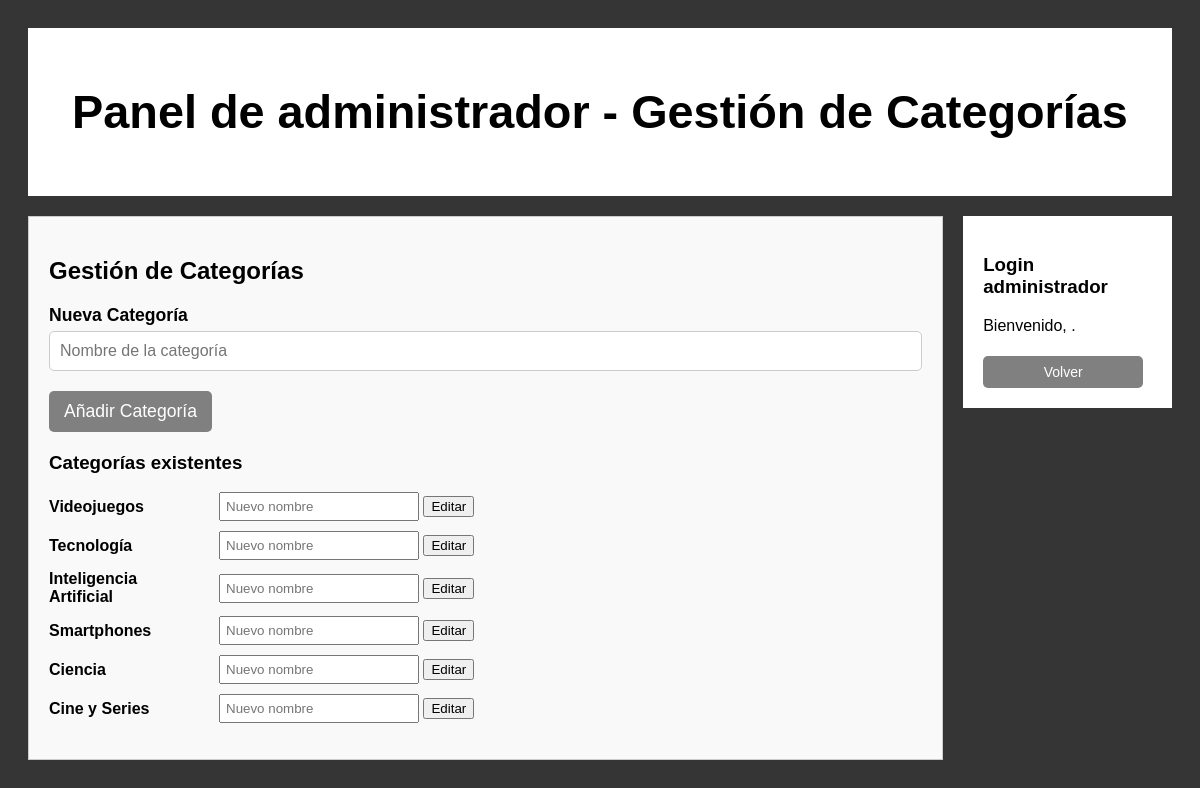
The app's page /php/gestionar_categorias.php (signed in) with its own data.
### tables this page shows
CREATE TABLE IF NOT EXISTS `categorias` (
  `id_categoria` int NOT NULL AUTO_INCREMENT,
  `nombre` varchar(50) DEFAULT NULL,
  PRIMARY KEY (`id_categoria`)
);

### php/gestionar_categorias.php (the view, shortened to what this page needs)
<?php
$conexion = conectarDB();
$categorias = [];
try {
    $sqlSelect = "SELECT id_categoria, nombre FROM categorias";
    $stmtSelect = $conexion->prepare($sqlSelect);
    $stmtSelect->execute();
    $categorias = $stmtSelect->fetchAll(PDO::FETCH_ASSOC);
} catch (Exception $e) {
    $error = "Error al recuperar las categorías: " . $e->getMessage();
}
?>
<!DOCTYPE html>
<html lang="es">
<head>
    <link rel="stylesheet" type="text/css" href="../css/styles.css">
</head>
</head>
<body>
    <div class="header">
        <h3>Panel de administrador - Gestión de Categorías</h3>
    </div>
    <div class="leftcolumn">
        <div class="form-container">
            <h2>Gestión de Categorías</h2>
            <form action="gestionar_categorias.php" method="POST">
                <div class="form-group">
                    <label for="nueva_categoria">Nueva Categoría</label>
                    <input type="text" id="nueva_categoria" name="nueva_categoria" placeholder="Nombre de la categoría" required>
                </div>
                <div class="form-group">
                    <input type="submit" value="Añadir Categoría">
                </div>
            </form>
            <h3>Categorías existentes</h3>
            <?php if (!empty($categorias)): ?>
                <ul>
                    <?php foreach ($categorias as $categoria): ?>
                        <li class="categoria-item">
                            <label><?php echo htmlspecialchars($categoria['nombre']); ?></label>
                            <form action="gestionar_categorias.php" method="POST" style="display:inline;">
                                <input type="text" name="nuevo_nombre_categoria" placeholder="Nuevo nombre" required>
                                <input type="submit" value="Editar">
                            </form>
                        </li>
                    <?php endforeach; ?>
                </ul>
            <?php else: ?>
                <p>No hay categorías disponibles.</p>
            <?php endif; ?>
        </div>
    </div>
    <div class="rightcolumn">
        <div class="card">
            <h3>Login administrador</h3>
            <?php
            if (isset($_SESSION['username'])) {
            ?>
                <p>Bienvenido, <?php echo htmlspecialchars($_SESSION['username']); ?>.</p>
                <a href="./administrador.php" class="admin-btn">Volver</a><br>
            <?php
            }
            ?>
        </div>
    </div>
</body>
</html>

### css/styles.css (style rules this page uses)
* { box-sizing: border-box; }
body { font-family: Arial; padding: 20px; background: #353535; }
.leftcolumn { float: left; width: 80%; }
.rightcolumn { float: left; width: 20%; padding-left: 20px; }
.card { background-color: white; padding: 20px; margin-top: 20px; max-width: 100%; }
.form-group { margin-bottom: 20px; }
.form-group label { font-size: 1.1em; font-weight: bold; margin-bottom: 10px; display: block; }
.form-group input[type="text"], .form-group textarea { width: 100%; padding: 10px; font-size: 1em; border: 1px solid #ccc; border-radius: 5px; box-sizing: border-box; }
.form-group input[type="submit"] { background-color: grey; color: white; padding: 10px 15px; border: none; border-radius: 5px; font-size: 1.1em; cursor: pointer; }
.form-container { margin: 20px auto; padding: 20px; border: 1px solid #ccc; border-radius: 0px; background-color: #f9f9f9; }
.form-group label { display: block; margin-bottom: 5px; }
h2 { font-size: 1.5em; margin-bottom: 20px; }
.categoria-item { margin-bottom: 15px; display: flex; align-items: center; }
.categoria-item input[type="text"] { margin-left: 10px; width: 200px; padding: 5px; }
.categoria-item label { font-weight: bold; width: 150px; margin-right: 10px; }
.form-container ul { list-style: none; padding: 0; }
.form-container ul li { margin-bottom: 10px; }
.admin-btn { text-decoration: none; padding: 8px 15px; border-radius: 5px; font-size: 14px; color: #fff; background-color: grey; display: inline-block; margin: 5px 5px 0 0; transition: background-color 0.3s ease; width: 160px; text-align: center; }
.header { padding: 10px; font-size: 40px; text-align: center; background: white; }

### records on screen
categorias: nombre "Videojuegos"
categorias: nombre "Tecnología"
categorias: nombre "Inteligencia Artificial"
categorias: nombre "Smartphones"
categorias: nombre "Ciencia"
categorias: nombre "Cine y Series"
